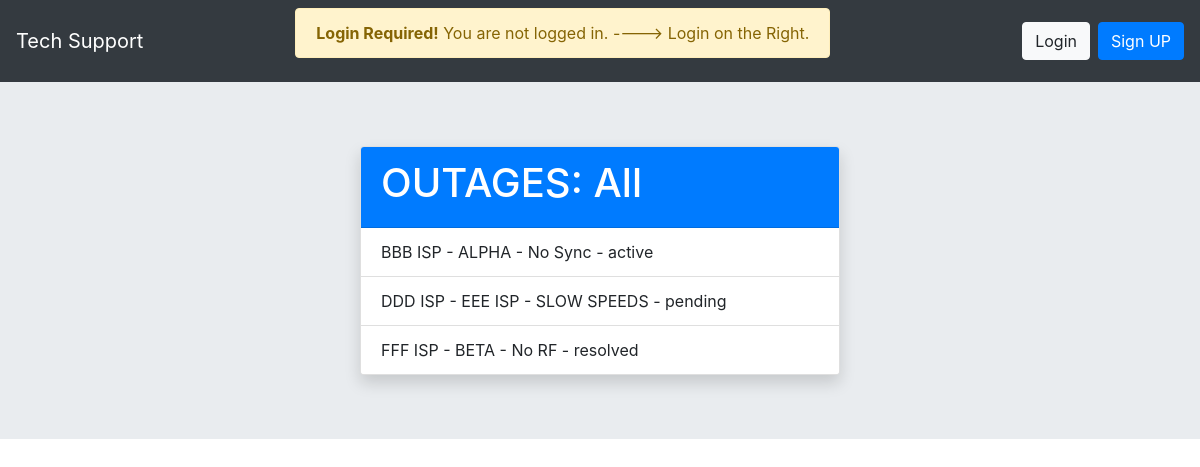
Screenshot of /outages/ with the database file from the repository.
### outages/models.py (models this page shows, shortened)
class Outage(models.Model):
    LEVELS = (
        ('L', 'Low'),
        ('M', 'Medium'),
        ('H', 'High'),
    )
    STATUS = (
        ('pending', 'P'),
        ('active', 'A'),
        ('resolved', 'R'),
        ('closed', 'C'),  # Close 72 hours after resolved
    )
    slug = models.SlugField(default='', editable=False, max_length=100)
    status = models.CharField(max_length=10, choices=STATUS, default='pending',
                              help_text='Update the Status to Closed after 72 hours')
    isp_provider = models.CharField(max_length=45, default='Bell')
    issue_type = models.CharField(max_length=45, default='No Sync')
    service_area = models.CharField(max_length=45, default="Location in Splunk")
    ccp_account_reference = models.CharField(blank=True, max_length=60, default='101444777')
    start_time = models.DateTimeField(blank=True, auto_now_add=False, auto_now=False, default=timezone.now,
                                      help_text="Use EST Timezone")
    etr = models.CharField(blank=True, max_length=60, default="NO ETR")
    ticket_number = models.CharField(blank=True, max_length=20, default='BR number')
    impact_level = models.CharField(blank=True, max_length=1, choices=LEVELS, default='L')
    notes = models.TextField(blank=True, max_length=150, default='none')
    class Meta:
        ordering = ['status']
        """
        Resolved date with be based on the ISP time of repair.
        Updating the status to Resolved will create a Closed ON date.
        """

### outages/views.py (the view)
# urls.py: path('', views.OutageListView.as_view(), name='all'),
class OutageListView(ListView):
    model = Outage
    context_object_name = 'outages_all'
    template_name = 'outages/outage_all.html'
    def get_queryset(self):
        return Outage.objects.exclude(status='closed')

### outages/templates/outages/outage_all.html (shortened to what this page needs)
{% extends '_layouts/main_layout.html' %}
{% block content %}
    <div class="card shadow mx-auto" style="width: 30rem;">
      <div class="card-header text-white bg-primary rounded-top-lg">
        <h1>OUTAGES: All</h1>
      </div>
      <ul class="list-group list-group-flush">
        {% for outage in outages_all %}
            <li class="list-group-item">{{ outage.isp_provider }} - {{ outage.service_area }} - {{ outage.issue_type }} - {{ outage.status }}</li>
        {% endfor %}
      </ul>
    </div>
{% endblock %}

### outages/templates/_layouts/main_layout.html (shortened to what this page needs)
{% load bootstrap4 %}
{% load static %}
<!DOCTYPE html>
<html lang="en">
<head>
    {% bootstrap_css %}
</head>
<body>
<nav class="navbar navbar-expand-md navbar-dark bg-dark">
  <div class="max-auto Order-2">
    <a class="navbar-brand" href="#">Tech Support</a>
  </div>
        {% if user.is_authenticated %}
            {% include '_partials/nav.html' %}
        {% else %}
            {% include '_partials/nav_login.html' %}
        {% endif %}
</nav>
    <div class="jumbotron jumbotron-fluid">
      <div class="container mx-auto">
        {% block content %}{% endblock %}
      </div>
    </div>
</body>
</html>

### outages/templates/_partials/nav_login.html
<div class="justify-content-center alert alert-warning mx-auto" role="alert">
  <strong>Login Required!</strong> You are not logged in.  ----> Login on the Right.
</div>
  <div class="max-auto Order-3 ml-5">
      <ul class="nav justify-content-center">
        <li class="nav-item">
          <a class="btn btn-light ml-2" href="/admin/" role="button">Login</a>
        </li>
        <li class="nav-item">
          <a class="btn btn-primary ml-2" href="#" role="button">Sign UP</a>
        </li>
      </ul>
  </div>

### rows the page displays
Outage: isp_provider "BBB ISP", service_area "ALPHA", issue_type "No Sync", status "active"
Outage: isp_provider "DDD ISP", service_area "EEE ISP", issue_type "SLOW SPEEDS", status "pending"
Outage: isp_provider "FFF ISP", service_area "BETA", issue_type "No RF", status "resolved"
